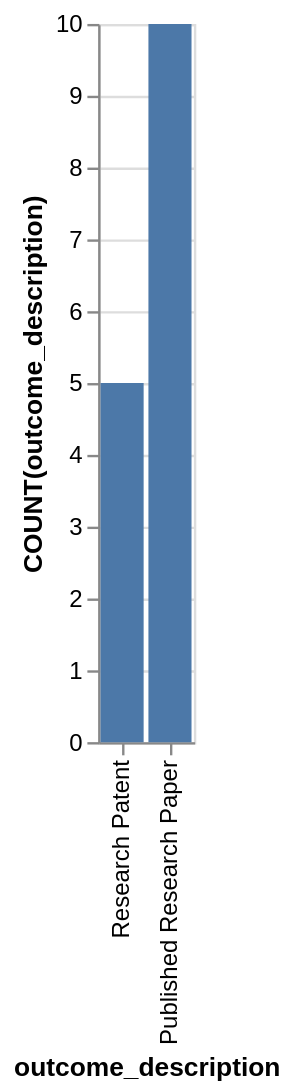

Express this chart as Vega-Lite.
### Vega-Lite specification from a JSON file in a GitHub repository (floating-point values rounded to 4 significant figures)
{"data": {"values": [{"x_data": "Research Patent", "y_data": 5}, {"x_data": "Published Research Paper", "y_data": 10}]}, "mark": "bar", "encoding": {"x": {"field": "x_data", "type": "nominal", "title": "outcome_description", "sort": "descending"}, "y": {"field": "y_data", "type": "quantitative", "title": "COUNT(outcome_description)"}}}
